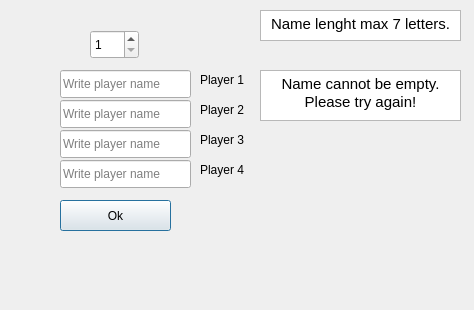
<?xml version="1.0" encoding="UTF-8"?>
<ui version="4.0">
 <class>Dialog</class>
 <widget class="QDialog" name="Dialog">
  <property name="geometry">
   <rect>
    <x>0</x>
    <y>0</y>
    <width>474</width>
    <height>310</height>
   </rect>
  </property>
  <property name="windowTitle">
   <string>Dialog</string>
  </property>
  <widget class="QSpinBox" name="playerCount">
   <property name="geometry">
    <rect>
     <x>90</x>
     <y>30</y>
     <width>49</width>
     <height>29</height>
    </rect>
   </property>
   <property name="minimum">
    <number>1</number>
   </property>
   <property name="maximum">
    <number>4</number>
   </property>
  </widget>
  <widget class="QPushButton" name="okButton">
   <property name="geometry">
    <rect>
     <x>60</x>
     <y>200</y>
     <width>111</width>
     <height>31</height>
    </rect>
   </property>
   <property name="text">
    <string>Ok</string>
   </property>
  </widget>
  <widget class="QLineEdit" name="playerName_1">
   <property name="geometry">
    <rect>
     <x>60</x>
     <y>70</y>
     <width>131</width>
     <height>28</height>
    </rect>
   </property>
   <property name="maxLength">
    <number>7</number>
   </property>
   <property name="placeholderText">
    <string>Write player name</string>
   </property>
  </widget>
  <widget class="QLineEdit" name="playerName_2">
   <property name="geometry">
    <rect>
     <x>60</x>
     <y>100</y>
     <width>131</width>
     <height>28</height>
    </rect>
   </property>
   <property name="maxLength">
    <number>7</number>
   </property>
   <property name="placeholderText">
    <string>Write player name</string>
   </property>
  </widget>
  <widget class="QLineEdit" name="playerName_3">
   <property name="geometry">
    <rect>
     <x>60</x>
     <y>130</y>
     <width>131</width>
     <height>28</height>
    </rect>
   </property>
   <property name="maxLength">
    <number>7</number>
   </property>
   <property name="placeholderText">
    <string>Write player name</string>
   </property>
  </widget>
  <widget class="QLineEdit" name="playerName_4">
   <property name="geometry">
    <rect>
     <x>60</x>
     <y>160</y>
     <width>131</width>
     <height>28</height>
    </rect>
   </property>
   <property name="maxLength">
    <number>7</number>
   </property>
   <property name="placeholderText">
    <string>Write player name</string>
   </property>
  </widget>
  <widget class="QLabel" name="label">
   <property name="geometry">
    <rect>
     <x>200</x>
     <y>70</y>
     <width>63</width>
     <height>20</height>
    </rect>
   </property>
   <property name="text">
    <string>Player 1</string>
   </property>
  </widget>
  <widget class="QLabel" name="label_2">
   <property name="geometry">
    <rect>
     <x>200</x>
     <y>100</y>
     <width>63</width>
     <height>20</height>
    </rect>
   </property>
   <property name="text">
    <string>Player 2</string>
   </property>
  </widget>
  <widget class="QLabel" name="label_3">
   <property name="geometry">
    <rect>
     <x>200</x>
     <y>130</y>
     <width>63</width>
     <height>20</height>
    </rect>
   </property>
   <property name="text">
    <string>Player 3</string>
   </property>
  </widget>
  <widget class="QLabel" name="label_4">
   <property name="geometry">
    <rect>
     <x>200</x>
     <y>160</y>
     <width>63</width>
     <height>20</height>
    </rect>
   </property>
   <property name="text">
    <string>Player 4</string>
   </property>
  </widget>
  <widget class="QTextBrowser" name="nameFailed">
   <property name="geometry">
    <rect>
     <x>260</x>
     <y>70</y>
     <width>201</width>
     <height>51</height>
    </rect>
   </property>
   <property name="html">
    <string>&lt;!DOCTYPE HTML PUBLIC &quot;-//W3C//DTD HTML 4.0//EN&quot; &quot;http://www.w3.org/TR/REC-html40/strict.dtd&quot;&gt;
&lt;html&gt;&lt;head&gt;&lt;meta name=&quot;qrichtext&quot; content=&quot;1&quot; /&gt;&lt;style type=&quot;text/css&quot;&gt;
p, li { white-space: pre-wrap; }
&lt;/style&gt;&lt;/head&gt;&lt;body style=&quot; font-family:'Cantarell'; font-size:11pt; font-weight:400; font-style:normal;&quot;&gt;
&lt;p align=&quot;center&quot; style=&quot; margin-top:0px; margin-bottom:0px; margin-left:0px; margin-right:0px; -qt-block-indent:0; text-indent:0px;&quot;&gt;Name cannot be empty.&lt;/p&gt;
&lt;p align=&quot;center&quot; style=&quot; margin-top:0px; margin-bottom:0px; margin-left:0px; margin-right:0px; -qt-block-indent:0; text-indent:0px;&quot;&gt;Please try again!&lt;/p&gt;&lt;/body&gt;&lt;/html&gt;</string>
   </property>
  </widget>
  <widget class="QTextBrowser" name="guideText">
   <property name="geometry">
    <rect>
     <x>260</x>
     <y>10</y>
     <width>201</width>
     <height>31</height>
    </rect>
   </property>
   <property name="html">
    <string>&lt;!DOCTYPE HTML PUBLIC &quot;-//W3C//DTD HTML 4.0//EN&quot; &quot;http://www.w3.org/TR/REC-html40/strict.dtd&quot;&gt;
&lt;html&gt;&lt;head&gt;&lt;meta name=&quot;qrichtext&quot; content=&quot;1&quot; /&gt;&lt;style type=&quot;text/css&quot;&gt;
p, li { white-space: pre-wrap; }
&lt;/style&gt;&lt;/head&gt;&lt;body style=&quot; font-family:'Cantarell'; font-size:11pt; font-weight:400; font-style:normal;&quot;&gt;
&lt;p align=&quot;center&quot; style=&quot; margin-top:0px; margin-bottom:0px; margin-left:0px; margin-right:0px; -qt-block-indent:0; text-indent:0px;&quot;&gt;Name lenght max 7 letters.&lt;/p&gt;&lt;/body&gt;&lt;/html&gt;</string>
   </property>
  </widget>
 </widget>
 <resources/>
 <connections/>
</ui>
